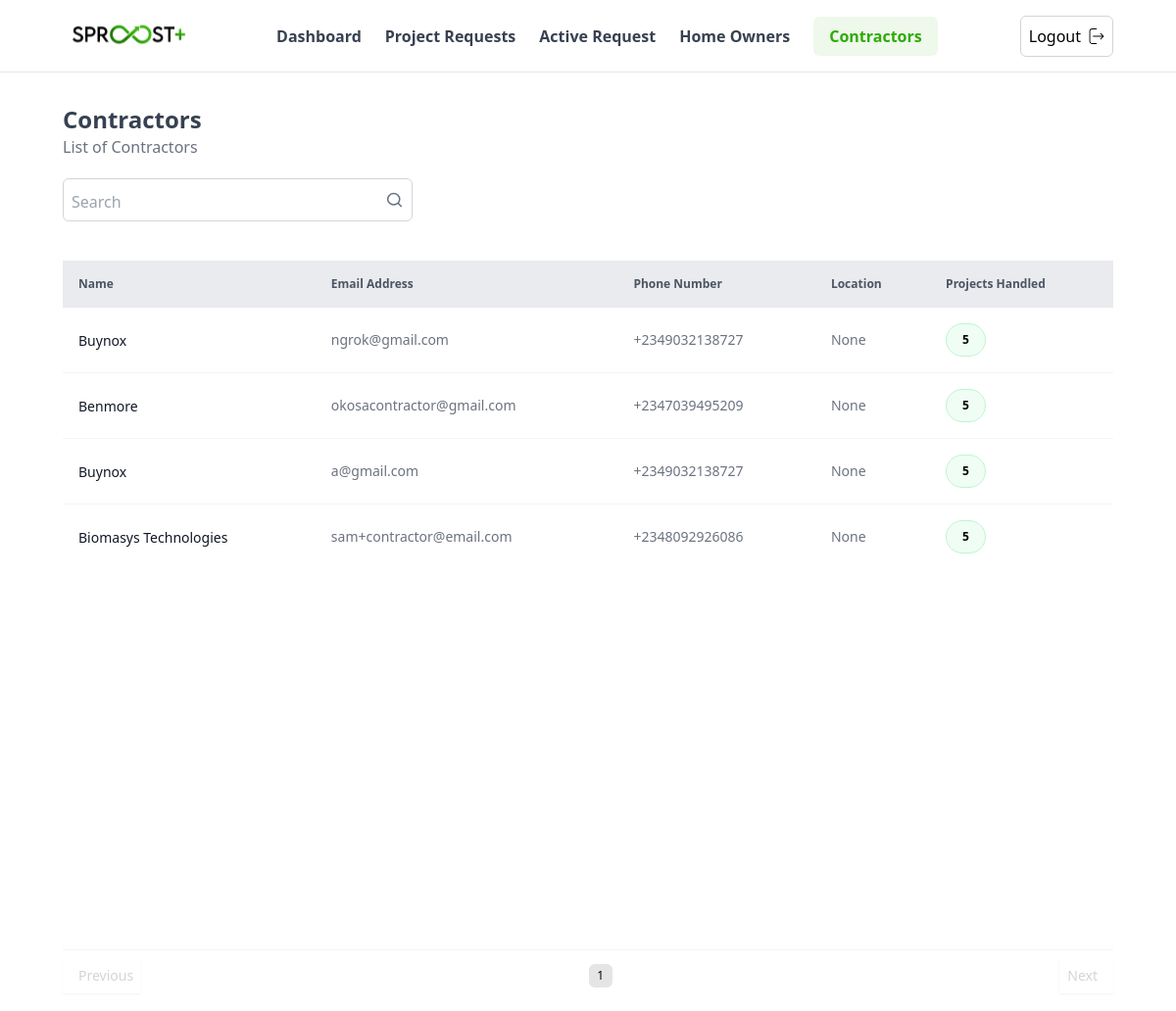
Screenshot of /user-admin/contractors/ (signed in) with the database file from the repository.
### accounts/models.py (models this page shows)
class User(AbstractUser):
    phone_number = PhoneNumberField(null=False, blank=False)
    user_type = models.CharField(max_length = 3, choices = USER_TYPE_CHOICES)
    date_joined = models.DateTimeField(auto_now_add=True)

### profiles/models.py (models this page shows, shortened)
class ContractorProfile(models.Model):
    user = models.OneToOneField(User, on_delete=models.CASCADE, related_name = 'contractor_profile')
    company_name = models.CharField(max_length = 255)
    registration_number = models.CharField(max_length = 225)
    specialization = models.CharField(max_length = 225, null = True, blank = True)
    company_address = AddressField(null =True)
    website = models.URLField(max_length=255, null=True)
    city = models.CharField(max_length = 50)
    media_paths = GenericRelation("main.Media")
    image = models.ImageField(upload_to=image_upload_location, null=True)

### admins/views.py (the view)
# urls.py: path('contractors/', views.contractorsListView, name="contractors"),
@login_required
def contractorsListView(request):
    query = request.GET.get('q')
    contractors = User.objects.filter(user_type='CO').select_related("contractor_profile").order_by('-id')
    if query:
        contractors = contractors.filter(
            Q(contractor_profile__company_name__icontains=query) |
            Q(email__icontains=query)
        )
    paginator = Paginator(contractors, 10)  # Show 10 orders per page.
    page_number = request.GET.get('page')
    page_obj = paginator.get_page(page_number)
    context = {'contractors': page_obj}
    return render(request, 'user_admin/contractors.html', context)

### templates/user_admin/contractors.html (shortened to what this page needs)
{% extends "user_admin/base.html" %}
{% load static %}
{% block navbar %}
    {% include "user_admin/navbar.html" %}
{% endblock navbar %}
{% block content %}
<main class="w-full px-[1rem] md:px-[4rem] flex flex-col gap-8 my-8">
    <div class="">
        <div class="mb-4">
            <h1 class="text-2xl font-semibold text-gray-700">Contractors</h1>
            <p class="text-gray-500">List of Contractors</p>
        </div>
        <div class="w-full flex items-center justify-between">
            <div class="w-1/3 group border border-gray-300 rounded-md justify-between gap-2 p-2 mt-1">
                <form class = "flex items-center ">
                    <input type="text" name="q" id="search" placeholder="Search" class="w-full h-full outline-none group-focus:outline-none mt-1 focus-visible:border-none border-none" />
                    <button type = "submit">
                        <img src="{% static 'svgs/search.svg' %}" alt="" class="w-[20px] h-[20px] object-contain" />
                    </button>
                </form>
            </div>
        </div>
    </div>
    <div class="w-full">
        <div class="w-full my-2 min-h-[65vh]">
            <table class="w-full">
                <thead class="h-10 bg-gray-200 bg-opacity-80">
                    <tr class="text-gray-600 text-xs font-medium">
                        <th class=" text-start p-4">Name</th>
                        <th class=" text-start p-4">Email Address</th>
                        <th class=" text-start p-4">Phone Number</th>
                        <th class=" text-start p-4">Location</th>
                        <th class=" text-start p-4">Projects Handled</th>
                    </tr>
                </thead>
                <tbody class="p-4">
                    {% if contractors %}
                    {% for contractor in contractors %}
                    <tr class="border-b border-neutral-100 last:border-0">
                        <td class=" p-4">
                            <div class="inline-flex items-center gap-4">
                                <a href = {% url 'admins:update_contractor' contractor.pk %} class="text-gray-900 text-sm font-medium capitalize">{{contractor.contractor_profile.company_name}}</a>
                            </div>
                        </td>
                        <td class=" p-4">
                            <div class="flex flex-col gap-1">
                                <span class="text-gray-500 text-sm">{{contractor.email}}</span>
                            </div>
                        </td>
                        <td class=" p-4">
                            <div class="flex flex-col gap-1">
                                <span class="text-gray-500 text-sm">{{contractor.phone_number}}</span>
                            </div>
                        </td>
                        <td class=" p-4">
                            <div class="flex flex-col gap-1">
                                <span class="text-gray-500 text-sm">{{contractor.contractor_profile.company_address}}</span>
                            </div>
                        </td>
                        <td class=" p-4">
                            <div class="inline-flex items-center rounded-full bg-green-50 p-4 py-2 border border-green-200">
                                <span class="font-semibold text-xs capitalize">
                                    5
                                </span>
                            </div>
                        </td>
                    </tr>
                    {% endfor %}
                    {% else %}
                    <tr>
                        <td colspan="7" class="text-center text-gray-500 mt-5">No contractors found</td>
                    </tr>
                    {% endif %}
                </tbody>
            </table>
        </div>
        <div class="w-full my-8 flex items-center justify-between border-t border-neutral-100 pt-2 bg-white">
            {% if contractors.has_previous %}
            <a  href="?page={{ contractors.previous_page_number }}" class="paginationBtn flex items-center gap-2 p-2 outline-none border-none shadow-sm text-sm font-medium">
                <img src="{%  static 'svgs/arrow-left.svg' %}" alt="" class="" />
                <span class="text-gray-900 font-medium">Prev</span>
            </a>
            {% else %}
            <span class="flex items-center gap-2 p-2 outline-none border-none shadow-sm text-sm font-medium text-neutral-300">
                <span class="text-sm">Previous</span>
            </span>
            {% endif %}
            <div class="flex items-center gap-2">
                {% for num in contractors.paginator.page_range %}
                    {% if contractors.number == num %}
                        <span class="outline-none border-none h-4 w-4 text-xs md:h-6 md:w-6 bg-neutral-200 rounded-md p-2 flex items-center justify-center">{{ num }}</span>
                    {% elif num >= contractors.number|add:'-3' and num <= contractors.number|add:'3' %}
                        <a href="?page={{ num }}" class="paginationBtn outline-none border-none h-4 w-4 text-xs md:h-6 md:w-6 rounded-md p-2 flex items-center justify-center">{{ num }}</a>
                    {% endif %}
                {% endfor %}
            </div>
            {% if contractors.has_next %}
                <a href="?page={{ contractors.next_page_number }}" class="paginationBtn flex items-center gap-2 p-2 outline-none border-none shadow-sm text-sm font-medium">
                    <span class="text-gray-900 font-medium">Next</span>
                    <img src="{%  static 'svgs/arrow-right.svg' %}" alt="" class="" />
                </a>
            {% else %}
                <span class="flex items-center gap-2 p-2 outline-none border-none shadow-sm text-sm font-medium text-neutral-300">
                    <span class="text-sm">Next</span>
                </span>
            {% endif %}
        </div>
    </div>
</main>
{% endblock %}

### rows the page displays
User: contractor_profile.company_name "Buynox", email "ngrok@gmail.com", phone_number "+2349032138727", contractor_profile.company_address "None"
User: contractor_profile.company_name "Benmore", email "okosacontractor@gmail.com", phone_number "+2347039495209", contractor_profile.company_address "None"
User: contractor_profile.company_name "Buynox", email "a@gmail.com", phone_number "+2349032138727", contractor_profile.company_address "None"
User: contractor_profile.company_name "Biomasys Technologies", email "sam+contractor@email.com", phone_number "+2348092926086", contractor_profile.company_address "None"

### other values shown
{{ num }} "1"
